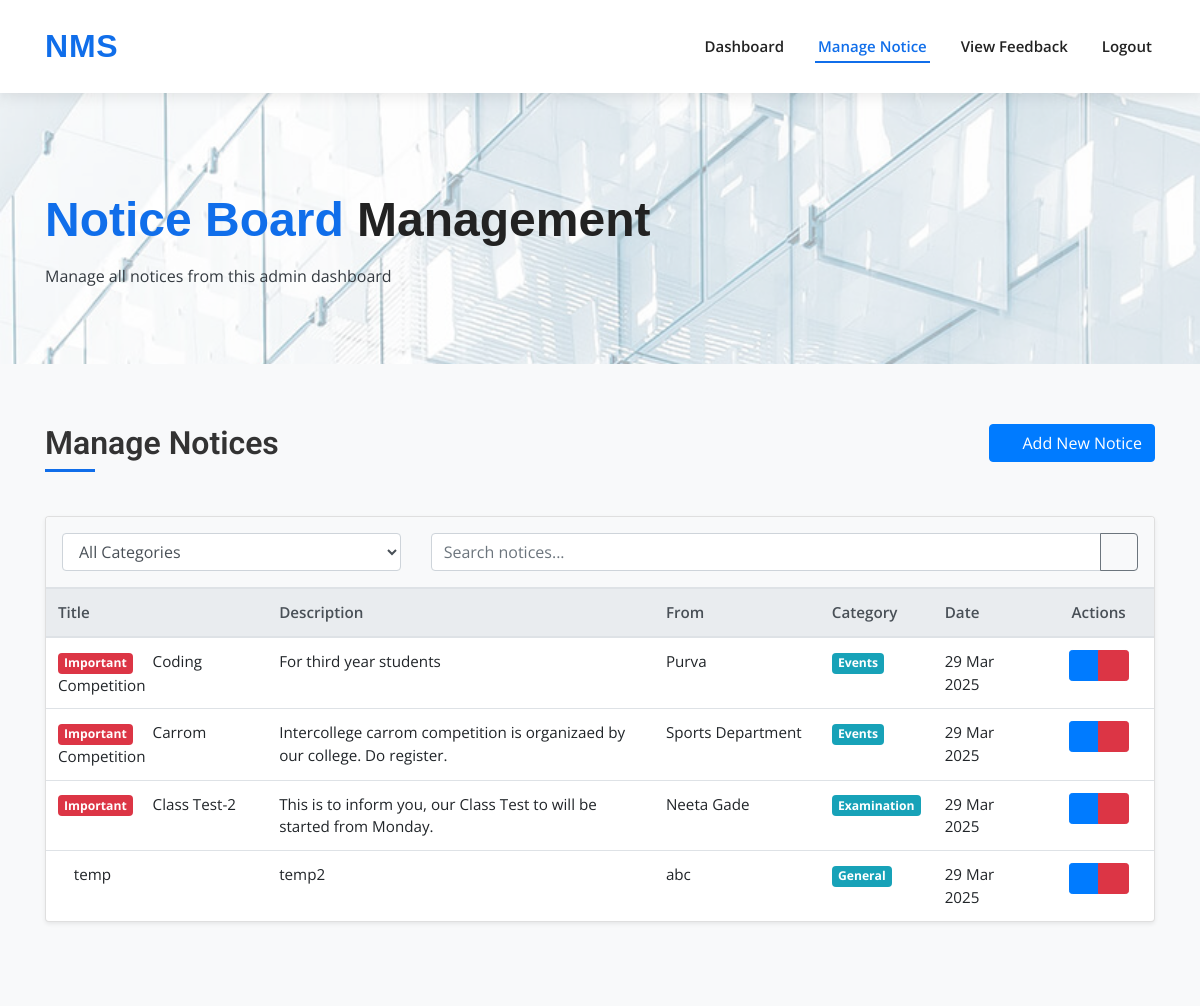
The app's page /admin/manage_notices.php (signed in) with its own data.
### tables this page shows
CREATE TABLE `notice` (
  `From` text NOT NULL,
  `Title` text NOT NULL,
  `Desc` text NOT NULL,
  `id` int(11) NOT NULL,
  `attachment` varchar(255) DEFAULT NULL,
  `category` varchar(50) NOT NULL DEFAULT 'general',
  `featured` tinyint(4) NOT NULL DEFAULT 0,
  `date` date NOT NULL DEFAULT current_timestamp()
);

### admin/manage_notices.php (the view, shortened to what this page needs)
<!DOCTYPE html>
<html lang="en">
<head>
  <link href="../assets/vendor/bootstrap/css/bootstrap.min.css" rel="stylesheet">
  <link href="../assets/vendor/icofont/icofont.min.css" rel="stylesheet">
  <link href="../assets/vendor/boxicons/css/boxicons.min.css" rel="stylesheet">
  <link href="../assets/vendor/owl.carousel/assets/owl.carousel.min.css" rel="stylesheet">
  <link href="../assets/vendor/venobox/venobox.css" rel="stylesheet">
  <link href="../assets/vendor/aos/aos.css" rel="stylesheet">
  <link href="../assets/css/style.css" rel="stylesheet">
</head>
<body>
  <header id="header" class="fixed-top " style="top: 0;">
    <div class="container d-flex align-items-center">
      <h1 class="logo mr-auto"><a href="dashboard.php"><span>NMS</span></a></h1>
      <nav class="nav-menu d-none d-lg-block">
        <ul>
        <li><a href="dashboard.php">Dashboard</a></li>
          <li  class="active"><a href="manage_notices.php">Manage Notice</a></li>
          <li><a href="view_feedback.php">View Feedback</a></li>
          <li><a href="../logout.php">Logout</a></li>
        </ul>
      </nav>
    </div>
  </header>
  <section id="hero" class="d-flex align-items-center"  style="height: fit-content;">
    <div class="container">
      <h1><span>Notice Board</span> Management</h1>
      <p class="mt-3 text-dark">Manage all notices from this admin dashboard</p>
    </div>
  </section>
  <main id="main">
    <section class="admin-notice-section">
      <div class="container">
        <div class="row mb-4">
          <div class="col-md-6">
            <h2 class="admin-section-title">Manage Notices</h2>
          </div>
          <div class="col-md-6 text-md-right">
            <a href="Insert.php" class="btn btn-primary"><i class="icofont-plus-circle mr-2"></i>Add New Notice</a>
          </div>
        </div>
        <div class="row mb-4">
          <div class="col-lg-12">
            <div class="card shadow-sm">
              <div class="card-body p-0">
                <div class="admin-filter-bar p-3 bg-light border-bottom">
                  <div class="row">
                    <div class="col-md-4 mb-2 mb-md-0">
                      <select class="form-control" id="noticeFilter" onchange="filterNotices()">
                        <option value="all">All Categories</option>
                      </select>
                    </div>
                    <div class="col-md-8">
                      <div class="input-group">
                        <input type="text" class="form-control" id="searchNotice" placeholder="Search notices..." onkeyup="searchNotices()">
                        <div class="input-group-append">
                          <button class="btn btn-outline-secondary" type="button"><i class="icofont-search"></i></button>
                        </div>
                      </div>
                    </div>
                  </div>
                </div>
                <div class="table-responsive">
                  <table class="table table-hover admin-notice-table mb-0" id="noticesTable">
                    <thead class="thead-light">
                      <tr>
                        <th width="20%">Title</th>
                        <th width="35%">Description</th>
                        <th width="15%">From</th>
                        <th width="10%">Category</th>
                        <th width="10%">Date</th>
                        <th width="10%" class="text-center">Actions</th>
                      </tr>
                    </thead>
                    <tbody>
                      <?php
                      $con=mysqli_connect("127.0.0.1","root","","nms");
                      if($con) {
                        $query = "SELECT * FROM notice ORDER BY featured DESC, date DESC";
                        $res = mysqli_query($con, $query);
                        if(mysqli_num_rows($res) > 0) {
                          while($notice = mysqli_fetch_array($res)) {
                            $id = $notice['id'];
                            $title = $notice['Title'];
                            $description = substr($notice['Desc'], 0, 100) . (strlen($notice['Desc']) > 100 ? '...' : '');
                            $from = $notice['From'];
                            $category = isset($notice['category']) ? $notice['category'] : 'general';
                            $date = isset($notice['date']) ? date('d M Y', strtotime($notice['date'])) : '-';
                            $isFeatured = isset($notice['featured']) && $notice['featured'] == 1;
                            $attachment = isset($notice['attachment']) && !empty($notice['attachment']);
                            echo '<tr class="notice-row" data-category="'. $category .'">
                              <td>'. ($isFeatured ? '<span class="badge badge-danger mr-1">Important</span>' : '') .
                                  ($attachment ? '<i class="icofont-attachment text-secondary mr-1"></i>' : '') .
                                  htmlspecialchars($title) .'</td>
                              <td>'. htmlspecialchars($description) .'</td>
                              <td>'. htmlspecialchars($from) .'</td>
                              <td><span class="badge badge-info">'. ucfirst($category) .'</span></td>
                              <td>'. $date .'</td>
                              <td class="text-center">
                                <div class="btn-group btn-group-sm">
                                  <a href="Edit.php?id='. urlencode($id) .'" class="btn btn-primary" title="Edit">
                                    <i class="icofont-edit"></i>
                                  </a>
                                  <a href="#" onclick="confirmDelete(\'' . htmlspecialchars($id) . '\', \'' . htmlspecialchars($title) . '\')" class="btn btn-danger" title="Delete">
                                    <i class="icofont-trash"></i>
                                  </a>
                                </div>
                              </td>
                            </tr>';
                          }
                        } else {
                          echo '<tr><td colspan="6" class="text-center py-4">No notices found.</td></tr>';
                        }
                      } else {
                        echo '<tr><td colspan="6" class="text-center py-4">Failed to connect to database.</td></tr>';
                      }
                      ?>
                    </tbody>
                  </table>
                </div>
              </div>
            </div>
          </div>
        </div>
      </div>
    </section>
  </main>
</body>
</html>

### assets/css/style.css (style rules this page uses)
body { font-family: "Open Sans", sans-serif; color: #444444; }
a { color: #106eea; }
h1, h2, h3, h4, h5, h6 { font-family: "Roboto", sans-serif; }
#header { background: #fff; transition: all 0.5s; z-index: 997; padding: 25px 0; top: 40px; box-shadow: 0px 2px 15px rgba(0, 0, 0, 0.1); }
#header .logo { font-size: 32px; margin: 0; padding: 0; line-height: 1; font-weight: 600; letter-spacing: 0.8px; font-family: "Poppins", sans-serif; }
#header .logo a { color: #222222; }
#header .logo a span { color: #106eea; }
.nav-menu ul { margin: 0; padding: 0; list-style: none; }
.nav-menu>ul { display: flex; }
.nav-menu>ul>li { position: relative; white-space: nowrap; padding: 10px 0 10px 28px; }
.nav-menu a { display: block; position: relative; color: #222222; transition: 0.3s; font-size: 15px; font-weight: 600; padding: 0 3px; font-family: "Open Sans", sans-serif; }
.nav-menu>ul>li>a:before { content: ""; position: absolute; width: 100%; height: 2px; bottom: -5px; left: 0; background-color: #106eea; visibility: hidden; width: 0px; transition: all 0.3s ease-in-out 0s; }
.nav-menu a:hover:before, .nav-menu li:hover>a:before, .nav-menu .active>a:before { visibility: visible; width: 100%; }
.nav-menu a:hover, .nav-menu .active>a, .nav-menu li:hover>a { color: #106eea; }
.mobile-nav { position: fixed; top: 55px; right: 15px; bottom: 15px; left: 15px; z-index: 9999; overflow-y: auto; background: #fff; transition: ease-in-out 0.2s; opacity: 0; visibility: hidden; border-radius: 10px; padding: 10px 0; }
.mobile-nav * { margin: 0; padding: 0; list-style: none; }
.mobile-nav a { display: block; position: relative; color: #222222; padding: 10px 20px; font-weight: 500; outline: none; }
.mobile-nav a:hover, .mobile-nav .active>a, .mobile-nav li:hover>a { color: #106eea; text-decoration: none; }
#hero { width: 100%; height: 75vh; background: url("../img/hero-bg.jpg") top left; background-size: cover; position: relative; }
#hero:before { content: ""; background: rgba(255, 255, 255, 0.6); position: absolute; bottom: 0; top: 0; left: 0; right: 0; }
#hero .container { position: relative; padding-top: 132px; }
#hero h1 { margin: 0; font-size: 48px; font-weight: 700; line-height: 56px; color: #222222; font-family: "Poppins", sans-serif; }
#hero h1 span { color: #106eea; }
@media (min-width: 1024px) { #hero { background-attachment: fixed; } }
section { padding: 60px 0; overflow: hidden; }
.admin-notice-section { padding: 60px 0; background-color: #f8f9fa; }
.admin-section-title { color: #333; font-weight: 600; margin-bottom: 20px; position: relative; padding-bottom: 10px; }
.admin-section-title:after { content: ''; position: absolute; bottom: 0; left: 0; width: 50px; height: 3px; background-color: #106eea; }
.admin-notice-table { font-size: 0.95rem; }
.admin-notice-table th { font-weight: 600; vertical-align: middle; }
.admin-filter-bar { border-radius: 4px 4px 0 0; }
.admin-notice-table .badge { font-size: 80%; padding: 0.35em 0.5em; }
.admin-notice-table .btn-group .btn { padding: 0.25rem 0.5rem; }
.admin-notice-table .btn-group .btn i { font-size: 1rem; }

### records on screen
notice: featured "Important", Title "Coding Competition", Desc "For third year students", From "Purva", category "Events", date "29 Mar 2025"
notice: featured "Important", Title "Carrom Competition", Desc "Intercollege carrom competition is organizaed by our college. Do register.", From "Sports Department", category "Events", date "29 Mar 2025"
notice: featured "Important", Title "Class Test-2", Desc "This is to inform you, our Class Test to will be started from Monday.", From "Neeta Gade", category "Examination", date "29 Mar 2025"
notice: Title "temp", Desc "temp2", From "abc", category "General", date "29 Mar 2025"
